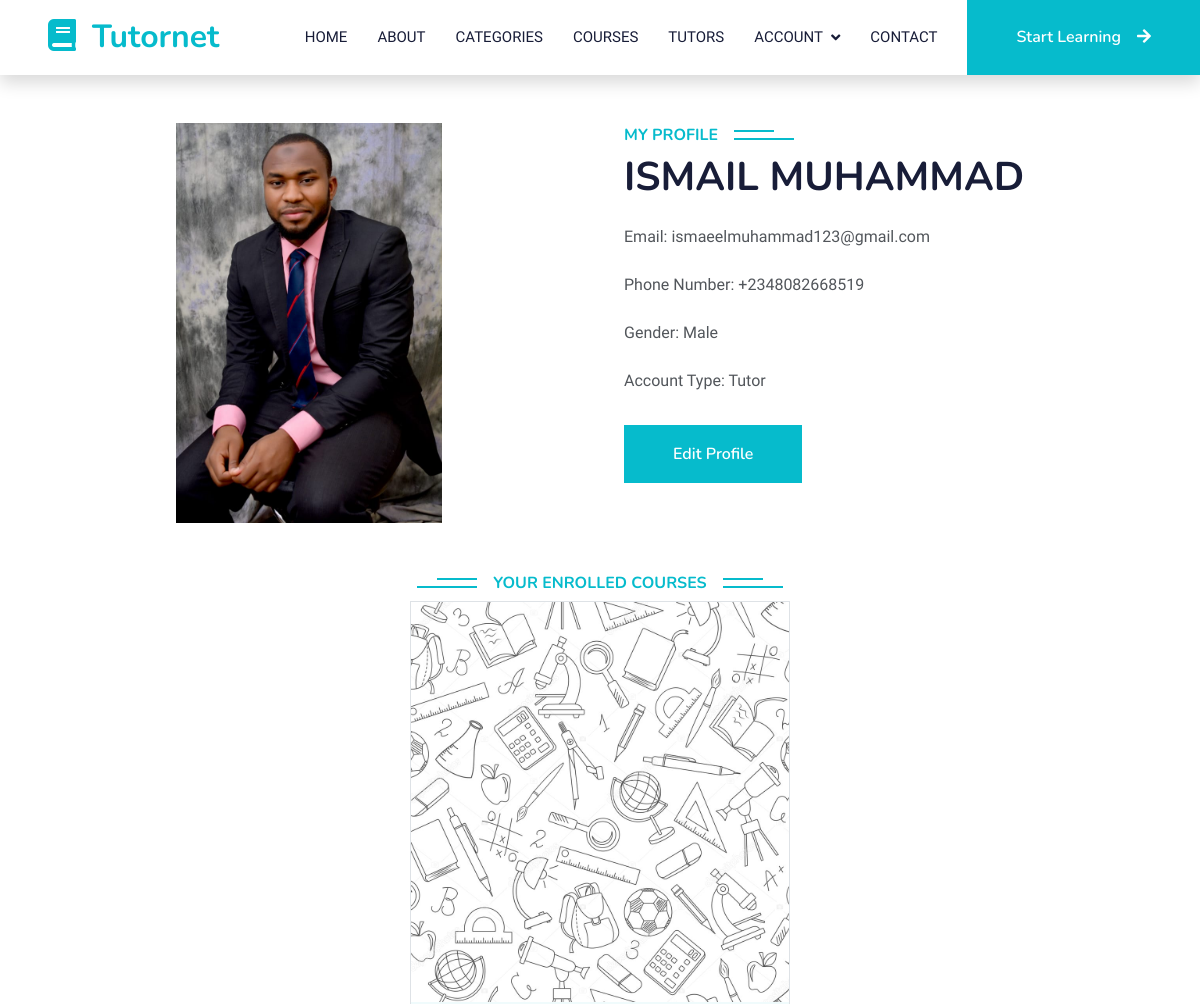
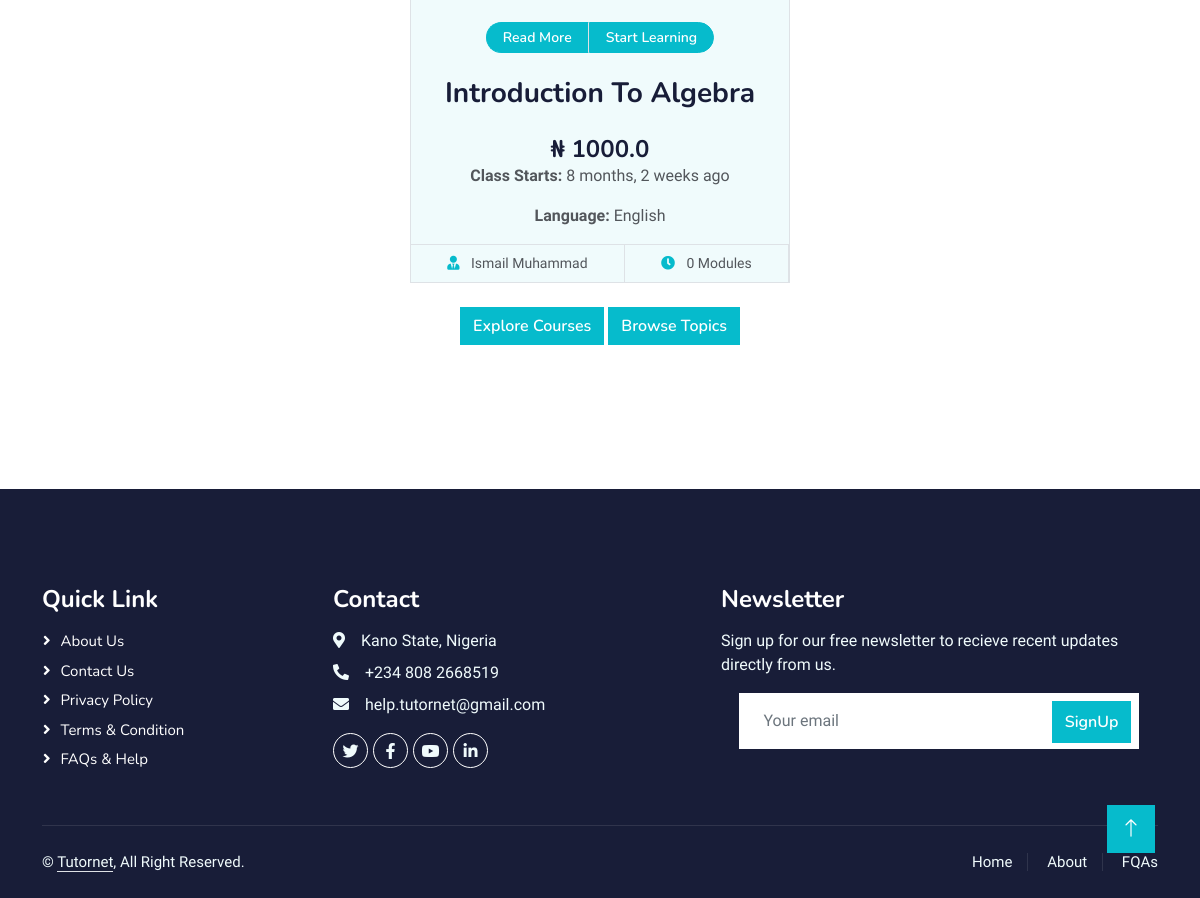
The app's page /account/my-profile (signed in) with its own data (2 pictures, top to bottom).
### users/models.py (models this page shows, shortened)
class User(AbstractBaseUser):
    GENDER_CHOICES = [
        ("M", "Male"),
        ("F", "Female"),
    ]
    objects = UserManager()
    email = models.EmailField(
        verbose_name='email address',
        max_length=255,
        unique=True,
    )
    is_active = models.BooleanField(default=True)
    staff = models.BooleanField(default=False)
    admin = models.BooleanField(default=False)
    tutor = models.BooleanField(default=False)
    first_name = models.CharField(max_length=200, blank=True, default="")
    last_name = models.CharField(max_length=200, blank=True, default="")
    mobile_number = models.CharField(max_length=20)
    added_on = models.DateTimeField(auto_now_add=True)
    gender = models.CharField(
        max_length=1, choices=GENDER_CHOICES, blank=True, default="")
    profile_picture = models.ImageField(null=True, blank=True)
    USERNAME_FIELD = 'email'
    REQUIRED_FIELDS = []
    def get_full_name(self):
        return self.first_name + " " + self.last_name

### courses/models.py (models this page shows, shortened)
class Enrolement(models.Model):
    STATUS_CHOICES = (
        (0, "failed"),
        (1, "Success"),
        (2, "Canceled"),
    )
    course = models.ForeignKey(Course, on_delete=models.CASCADE, related_name="enrolements")
    enroled_at = models.DateTimeField(auto_now_add=True)
    student = models.ForeignKey(User, on_delete=models.CASCADE, related_name="enrolements")
    payment = models.OneToOneField(Payment, on_delete=models.SET_NULL, null=True, related_name="enrolement")
    total_amount = models.FloatField(default=0)
    coupon = models.ForeignKey(Coupon, on_delete=models.SET_NULL, null=True, related_name="enrolements")
    status = models.PositiveIntegerField(default=0, choices=STATUS_CHOICES)

class Course(models.Model):
    LANGUAGES_CHOICES = (
        ('en', 'English'),
        ('ha', 'Hausa'),
        ('yo', 'Yoruba'),
        ('ig', 'Igbo'),
        ('pcm', 'Pidgin English'),
        ('ar', 'Arabic'),
        ('sw', 'Swahili'),
        ('am', 'Amharic'),
        ('so', 'Somali'),
        ('zu', 'Zulu'),
        ('fr', 'French'),
        ('pt', 'Portuguese'),
        ('af', 'Afrikaans'),
        ('wo', 'Wolof'),
        ('om', 'Oromo'),
        ('ti', 'Tigrinya'),
        ('ber', 'Berber'),
    )
    slug = models.CharField(max_length=200, null=True, blank=True)
    title = models.CharField(max_length=100)
    price = models.FloatField()
    language = models.CharField(max_length=5, choices=LANGUAGES_CHOICES, default='en')
    description = models.TextField(default="")
    tutor = models.ForeignKey(User, on_delete=models.CASCADE, related_name="courses",  limit_choices_to={"tutor": True})
    category = models.ForeignKey( Category, on_delete=models.CASCADE, related_name='courses')
    sub_category = models.ForeignKey(SubCategory, on_delete=models.SET_NULL, related_name='courses', null=True)
    topic = models.ForeignKey(Topic, on_delete=models.SET_NULL, related_name='courses', null=True)
    cover_photo = models.ImageField(upload_to="courses")
    intoduction_video = models.URLField(null=True, blank=True)
    added_at = models.DateTimeField(auto_now_add=True)
    start_date = models.DateTimeField(null=True)

### users/views.py (the view)
# urls.py: path('my-profile', views.profile, name='api_profile_page'),
@login_required(login_url='login_page')
def profile(request):
    enrolements = request.user.enrolements.filter(status=1)
    context = {
        "enrolements": enrolements
    }
    return render(request, 'users/profile.html', context=context)

### users/templates/users/profile.html (shortened to what this page needs)
{% extends 'base/base.html' %} {% load humanize %} {% load static %} {% block content %}
<div class="container-xxl py-5">
    <div class="container">
        <div class="row g-5">
            <div class="col-lg-6 wow fadeInUp" data-wow-delay="0.1s" style="min-height: 400px;">
                <div class="position-relative h-100">
                    {% if user.profile_picture %}
                    <img class="img-fluid position-absolute w-100 h-100" style="object-fit:contain;"
                        src="{{user.profile_picture.url}}" alt="" style="object-fit: cover;" />
                    {% else %}
                    <img class="img-fluid position-absolute w-100 h-100" src="{% static 'base/img/about.jpg' %}" alt=""
                        style="object-fit: cover;" />
                    {% endif %}
                </div>
            </div>
            <div class="col-lg-6 wow fadeInUp" data-wow-delay="0.3s">
                <h6 class="section-title bg-white text-start text-primary pe-3">
                    My Profile
                </h6>
                <h1 class="mb-4 text-uppercase">
                    {{user.first_name}} {{user.last_name}}
                </h1>
                <p class="mb-4">
                    Email: <span class="text-ittalic">{{user.email}}</span>
                </p>
                <p class="mb-4">
                    Phone Number: <span class="text-ittalic">{{user.mobile_number}}</span>
                </p>
                <p class="mb-4">
                    Gender: <span class="text-ittalic">{{user.get_gender_display}}</span>
                </p>
                {% if user.tutor %}
                <p class="mb-4">
                    Account Type: <span class="text-ittalic">Tutor</span>
                </p>
                {% else %}
                <p class="mb-4">
                    Account Type: Student
                </p>
                {% endif %}
                <div class="row">
                    <div class="col-12 text-lg-start text-md-center text-sm-center"><a
                            class="btn btn-primary py-3 px-5 mt-2" href="{% url 'update_profile' %}">Edit
                            Profile</a>
                    </div>
                </div>
            </div>
        </div>
    </div>
    <div class="container-xxl py-5">
        <div class="container">
            <div class="text-center wow fadeInUp" data-wow-delay="0.1s">
                <h6 class="section-title bg-white text-center text-primary px-3">
                    Your Enrolled Courses
                </h6>
            </div>
            <div class="row g-4 justify-content-center">
                {% for enrolement in enrolements %}
                {% include 'courses/elements/course.html' with course=enrolement.course %}
                {% endfor %}
                <div class="text-center">
                    <a href="{% url 'courses_list' %}" class="btn btn-primary"> Explore Courses</a>
                    <a href="{% url 'categories_list' %}" class="btn btn-primary"> Browse Topics</a>
                </div>
            </div>
        </div>
    </div>
</div>
{% endblock %}

### courses/templates/courses/elements/course.html
{% load humanize %}
{% block course_element %}
<div class="col-lg-4 col-md-6 wow border mx-1 p-0 fadeInUp" data-wow-delay="0.1s">
    <div class="course-item bg-light">
        <div class="position-relative overflow-hidden">
            <img height="400px" width="auto" src="{{course.cover_photo.url}}" alt="" />
        </div>
        <div class="text-center p-4 pb-0">
            <div class="w-100 d-flex justify-content-center mb-4">
                <a href="{% url 'course_details' slug=course.slug id=course.id %}"
                    class="flex-shrink-0 btn btn-sm btn-primary px-3 border-end"
                    style="border-radius: 30px 0 0 30px;">Read More</a>
                {% if course.student == request.user %}
                <a class="flex-shrink-0 btn btn-sm btn-primary px-3" style="border-radius: 0 30px 30px 0;"
                    href="{% url 'enrole_course' course_slug=course.slug course_id=course.id %}">Enrole
                    Now</a>
                {% else %}
                <a class="flex-shrink-0 btn btn-sm btn-primary px-3" style="border-radius: 0 30px 30px 0;"
                    href="{% url 'learn_course_page' course_id=course.id %}">Start
                    Learning</a>
                {% endif %}
            </div>
            <h3 class="mb-4 text-capitalize">
                {{course.title}}
            </h3>
            <h4 class="mb-0"> {% if course.price == 0 %} Free {% else %} &#x20A6; {{course.price}} {% endif %}</h4>
            <div class="mb-3">
                <strong>Class Starts:</strong> {{course.start_date|naturaltime}}
            </div>
            <div class="mb-3">
                <strong>Language:</strong> {{course.get_language_display}}
            </div>
        </div>
        <div class="d-flex border-top">
            <small class="flex-fill text-center border-end py-2">
                <i class="fa fa-user-tie text-primary me-2"></i>
                {{course.tutor.get_full_name}}
            </small>
            <small class="flex-fill text-center border-end py-2">
                <i class="fa fa-clock text-primary me-2"></i>
                {{course.modules.count}} Modules
            </small>
        </div>
    </div>
</div>
{% endblock %}

### base/static/base/css/style.css (style rules this page uses)
:root { --primary: #06BBCC; --light: #F0FBFC; --dark: #181d38; }
.btn { font-family: 'Nunito', sans-serif; font-weight: 600; transition: .5s; }
.btn.btn-primary, .btn.btn-secondary { color: #FFFFFF; }
.section-title { position: relative; display: inline-block; text-transform: uppercase; }
.section-title::before { position: absolute; content: ""; width: calc(100% + 80px); height: 2px; top: 4px; left: -40px; background: var(--primary); z-index: -1; }
.section-title::after { position: absolute; content: ""; width: calc(100% + 120px); height: 2px; bottom: 5px; left: -60px; background: var(--primary); z-index: -1; }
.section-title.text-start::before { width: calc(100% + 40px); left: 0; }
.section-title.text-start::after { width: calc(100% + 60px); left: 0; }
.category img, .course-item img { transition: .5s; }

### records on screen
User: profile_picture (picture), first_name "ISMAIL", last_name "MUHAMMAD", email "ismaeelmuhammad123@gmail.com", mobile_number "+2348082668519", gender "Male"
Enrolement: cover_photo (picture)
Course: title "Introduction To Algebra", price "1000.0", start_date "8 months, 2 weeks ago", language "English", tutor.get_full_name "Ismail Muhammad", modules.count "0"
